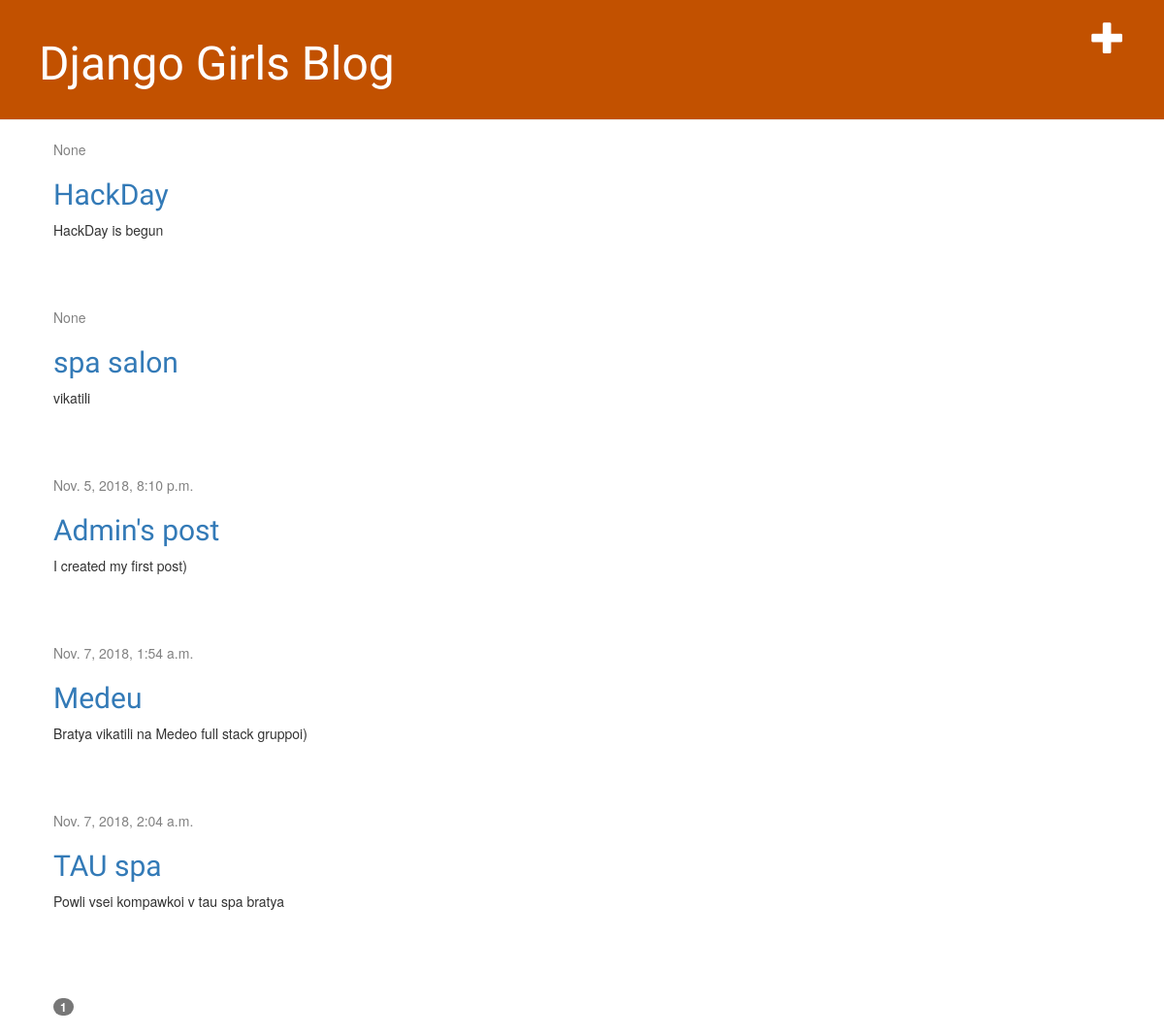
Page /?page=2 on the earlier database version.
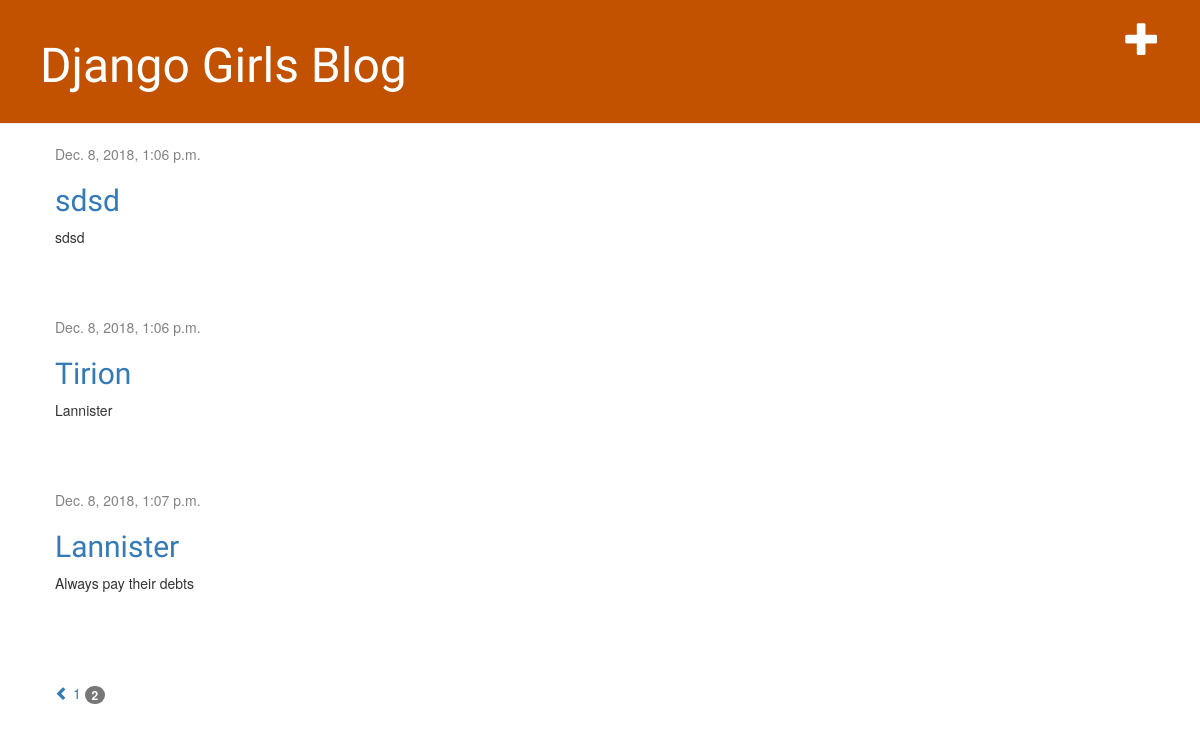
Same page on the later database version.
### blog/models.py (models this page shows, shortened)
class Post(models.Model):
    author = models.ForeignKey(settings.AUTH_USER_MODEL, on_delete=models.CASCADE)
    title = models.CharField(max_length=200)
    text = models.TextField()
    created_date = models.DateTimeField(
            default=timezone.now)
    published_date = models.DateTimeField(
            blank=True, null=True)

### blog/views.py (the view)
# urls.py: path('', views.post_list, name='post_list'),
def post_list(request):
    posts = Post.objects.order_by('published_date')
    paginator = Paginator(posts, 5)
    page = request.GET.get('page')
    posts = paginator.get_page(page)
    return render(request, 'blog/post_list.html', {'posts': posts})

### blog/templates/blog/post_list.html (shortened to what this page needs)
{% extends 'blog/base.html' %}
{% block content %}
    {% for post in posts %}
        <div class="post">
            <div class="date">
                {{ post.published_date }}
            </div>
            <h2><a href="{% url 'post_detail' pk=post.pk %}">{{ post.title }}</a></h2>
            <p>{{ post.text|linebreaksbr }}</p>
        </div>
    {% endfor %}
    <div class="pagination">
        {% if posts.has_previous %}
            <a href="?page=1"> <i class="glyphicon glyphicon-chevron-left"></i> </a>
            <a href="?page={{ posts.previous_page_number }}"> {{ posts.previous_page_number }} </a>
        {% endif %}
        {% for num in posts.paginator.page_range %}
            {% if posts.number == num %}
                <strong class="badge"> {{ num }} </strong>
            {% endif %}
        {% endfor %}
    </div>
{% endblock %}

Differences in the rows shown:
no longer on this page (row unchanged): Post: published_date "None", title "HackDay", text "HackDay is begun"
no longer on this page (row unchanged): Post: published_date "None", title "spa salon", text "vikatili"
no longer on this page (row unchanged): Post: published_date "Nov. 5, 2018, 8:10 p.m.", title "Admin's post", text "I created my first post)"
no longer on this page (row unchanged): Post: published_date "Nov. 7, 2018, 1:54 a.m.", title "Medeu", text "Bratya vikatili na Medeo full stack gruppoi)"
no longer on this page (row unchanged): Post: published_date "Nov. 7, 2018, 2:04 a.m.", title "TAU spa", text "Powli vsei kompawkoi v tau spa bratya"
added Post: published_date "Dec. 8, 2018, 1:06 p.m.", title "sdsd", text "sdsd"
added Post: published_date "Dec. 8, 2018, 1:06 p.m.", title "Tirion", text "Lannister"
added Post: published_date "Dec. 8, 2018, 1:07 p.m.", title "Lannister", text "Always pay their debts"
Other differences:
{{ posts.previous_page_number }}: (not shown) → "1"
new list line: "2"
list line gone: "1"
